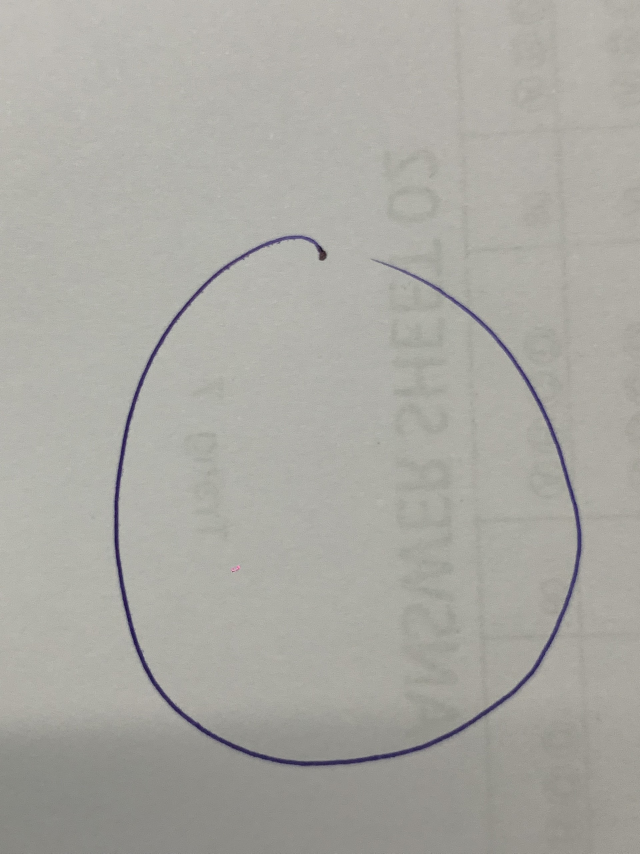
#> input picture dataset/0/21520548_1.jpg, 1920 x 2560 px (shown at 1/3 size); its folder holds 3 pictures in this run
$ jupyter execute --allow-errors ModernMNIST_Classification.ipynb   (shell and % lines are left out)
#> lines starting #> are read from the running program, lines starting #| are printed output that depends on the picture; after the words box and inside, x2 and y2 are one past the last pixel; in counts of white or black regions, pixels touching at a corner belong together
<a href="https://colab.research.google.com/github/uyenbhku/handwritten_digits/blob/main/ModernMNIST_Classification.ipynb" target="_parent"></a>

# Team Information

**Team:** NSFW

**Members:**

|No.|Member|Student ID|
|:-:|:-:|:-:|
|1|[Nguyen Trong An](https://github.com/chongan0224)|21520548|
|2|[Bui Huynh Kim Uyen](https://github.com/uyenbhku)|21521659|
|3|[Nguyen Nguyen Giap](https://github.com/Paignn)|21522025|
|4|[Nguyen Bui Thanh Mai](https://github.com/21522320)|21522320|

**Instructor:** Msc. Pham Nguyen Truong An

## Thông tin notebook:
Notebook gồm các nội dung: các kỹ thuật tiền xử lý ảnh, thí nghiệm chọn model và kết luận.

Các models được thử nghiệm là:

|Statistic-based models|Tree-based models|Distance-based model|
|:-:|:-:|:-:|
|Logistic Regression|Random Forest| SVM |
|Gaussian Naive Bayes|XGBoost| kNN |
|Multinomial Naive Bayes|Gradient Boosting||

Kết quả được tổng hợp dưới phần kết luận ở dưới cùng của notebook [tại đây](https://colab.research.google.com/drive/1F1dlC9XDQH8M5Ud4pFgZMkcDxfKlZvM3#scrollTo=Z02fs-314W3x&line=10&uniqifier=1).

Mục tiêu của bài toán này là để **tạo model có khả năng nhận diện chữ viết tay**.

## Tóm tắt các bước thực hiện:
1. Thu thập data (bước này làm bằng cơm, đánh giá bằng mắt, vui lòng đừng hỏi bằng chứng 😒) \
    1.1. Tải tất cả dataset của các nhóm từ GitHub \
    1.2. Lọc bỏ những ảnh vi phạm:
    + Số phải ở gần giữa ảnh (quá lệch trái/phải/trên/dưới không được tính)
    + Diện tích số trên ảnh khoảng 50% diện tích ảnh, gần sát viền giấy
    + Những ảnh nghi ngờ không phải ảnh nguyên bản, bị crop/resize thủ công \
2. Tiền xử lý ảnh => data \
    2.1. Khử noise (được thêm sau này) \
    2.2. Resize \
    2.3. Flatten ảnh \
    2.4. Chia làm 3 bộ train/dev/test với ratio 66:22:12 với randomly splitting
3. Thí nghiệm chọn model \
    3.1. Sử dụng Grid Search và Cross validation để tìm bộ tham số tốt nhất \
    3.2. Train với tập train và bộ tham số vừa tìm được \
    3.3. Đánh giá model theo accuracy \
3. Kết luận/Nhận xét

# Dataset information

- Dataset được thu thập và lọc ra từ ảnh của tất cả các nhóm đã nộp dataset. Các ảnh bị lọc ra là các ảnh chụp không sát viền (diện tích chiếm tầm 50% ảnh), resize ảnh còn quá bé (vì không phù hợp với các thiết bị ngày nay)
- Số lượng: 821 ảnh

# Create Model

[cell 1]
# import libraries

import os  # read files
import cv2  # image processing
import numpy as np
import matplotlib.pyplot as plt   # visualize image

# Import datasets, classifiers and performance metrics
from sklearn import datasets, svm, metrics
from sklearn.linear_model import LogisticRegression
from sklearn.model_selection import train_test_split

## Load dataset

Link Dataset: https://drive.google.com/drive/folders/1GydgJLiqibxD7LSJCbxSDZpOF8Jf3H5r?usp=drive_link

Các bước thực hiện:
1. Tải
    - Cách 1 (*đã bỏ*): **chỉ hoạt động đối với những người trong team**: tạo shortcut folder CS114 tới My Drive, mount với notebook này.
    - Cách 2: **hoạt động với tất cả mọi người**: tải file nén dataset từ google drive và unzip
2. Chuyển tới folder chứa dataset
3. Đọc dataset

### Download:

Link file zip: https://drive.google.com/file/d/13dm7T96jcj2Ku0-q_JpVT5dg0dc0MrGh/view?usp=drive_link

[cell 2]
%cd dataset/

### Read dataset

Vì mục tiêu bài toán là **nhận diện chữ viết tay**, tức là các thông tin về pattern, structures hơn là màu sắc, do đó thông tin về màu sắc là **không liên quan**. Hơn nữa việc đọc ảnh Grayscale cũng sẽ giảm được số chiều của thông tin.

Do đó, notebook này sẽ chỉ sử dụng ảnh xám.

[cell 3]
# read all directories' name
dir_names = list(np.sort(os.listdir('.')))
dir_names

[cell 4]
images = dict()
labels = dict()

[cell 5]
# read all images in the dataset
for dir_name in dir_names:
    # list all image names in a directory
    filenames = list(np.sort(os.listdir('./' + dir_name)))
    # init array
    images[dir_name] = []
    labels[dir_name] = []
    # add images
    for filename in filenames:
        # read image
        image = cv2.imread('./' + dir_name + '/' + filename, cv2.IMREAD_GRAYSCALE)
#> image: shape (2560, 1920); min 13, max 208, mean 168.6
        images[dir_name].append(image)
        labels[dir_name].append(int(dir_name))

[cell 6]
# check number of samples
for label in labels:
    print(f"{label} len = {(len(labels[label]))}")

[cell 7]
def show_img(img):
    plt.imshow(img, cmap='gray')

## Preprocess

### Resize

Vì mỗi ảnh sẽ có một ratio và size khác nhau, nên chúng ta cần resize về cùng một ratio và size. Ở đây, để đơn giản, nhóm sẽ sử dụng ratio 1:1. Về size, vì khả năng tính toán của nhóm có giới hạn, nên nếu sử dụng size quá lớn thì không đủ khả năng train, do đó nhóm sẽ resize về 12x12, 28x28 và 32x32.

Theo như đã thử cũng như tham khảo ở [đây](https://learnopencv.com/image-resizing-with-opencv/), reduce size theo phương pháp nội suy INTER_AREA giữ được nhiều thông tin hơn so với các phương pháp nội suy khác

#### Thử phương pháp nội suy

#> (a cell that did not finish here is left out)

#> (a cell that did not finish here is left out)

[cell 10]
show_img(image)

[cell 11]
img = cv2.resize(image, (12,12), interpolation= cv2.INTER_AREA)

[cell 12]
show_img(img)
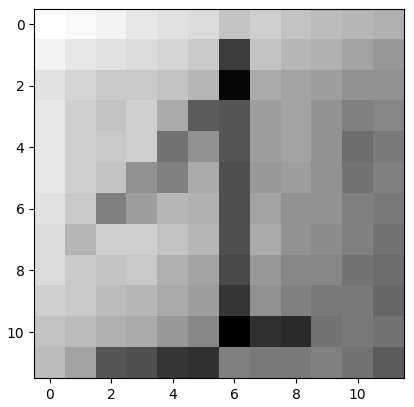
#> figure drawn by matplotlib, 1 panel

[cell 13]
img = cv2.resize(image, (12, 12), interpolation= cv2.INTER_LINEAR)

[cell 14]
show_img(img)
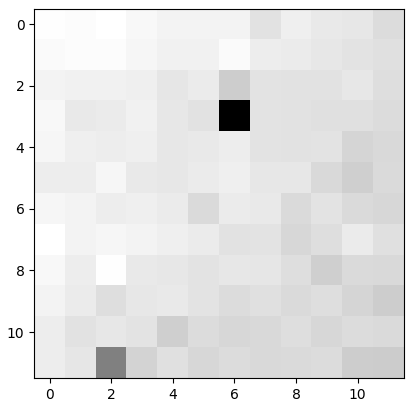
#> figure drawn by matplotlib, 1 panel

[cell 15]
img = cv2.resize(image, (12, 12), interpolation= cv2.INTER_NEAREST)

[cell 16]
show_img(img)
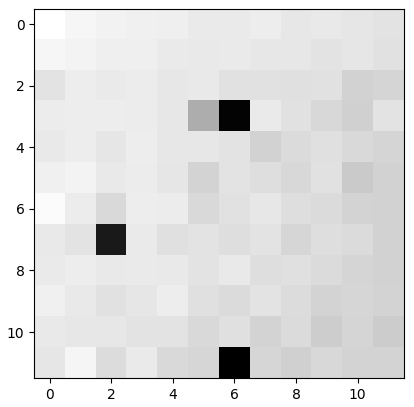
#> figure drawn by matplotlib, 1 panel

[cell 17]
img = cv2.resize(image, (12, 12), interpolation= cv2.INTER_CUBIC)

[cell 18]
show_img(img)

#### Resize function

[cell 19]
def resize(img, size):
    return cv2.resize(image, (size, size), interpolation= cv2.INTER_AREA)

### Reduce Noise by Otsu's method

[cell 20]
_, image_result = cv2.threshold(
    cv2.GaussianBlur(images['0'][0], (5, 5), 0), 0, 255, cv2.THRESH_OTSU,
)
show_img(image_result)
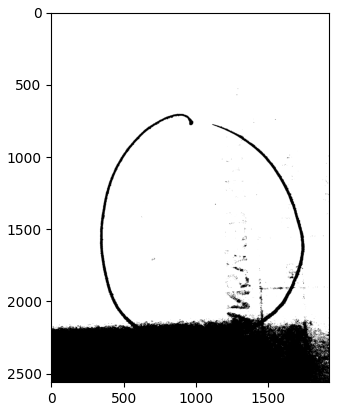
#> figure drawn by matplotlib, 1 panel

[cell 21]
def reduce_noise(img):
    _, image_result = cv2.threshold(
        cv2.GaussianBlur(img, (5, 5), 0), 0, 255, cv2.THRESH_OTSU,
        )
    return image_result

### Preprocess

[cell 22]
processed_images = dict()
for key in images.keys():
    processed_images[key] = []
    for image in images[key]:
        image = reduce_noise(image) # comment this line of code to not turn on reducing noise
        processed_images[key].append(resize(image, 32))
#> this loop made 2 passes
#> pass 1, in reduce_noise, `_, image_result = cv2.threshold( cv2.GaussianBlur(img, (5, 5), 0), 0, ..`:
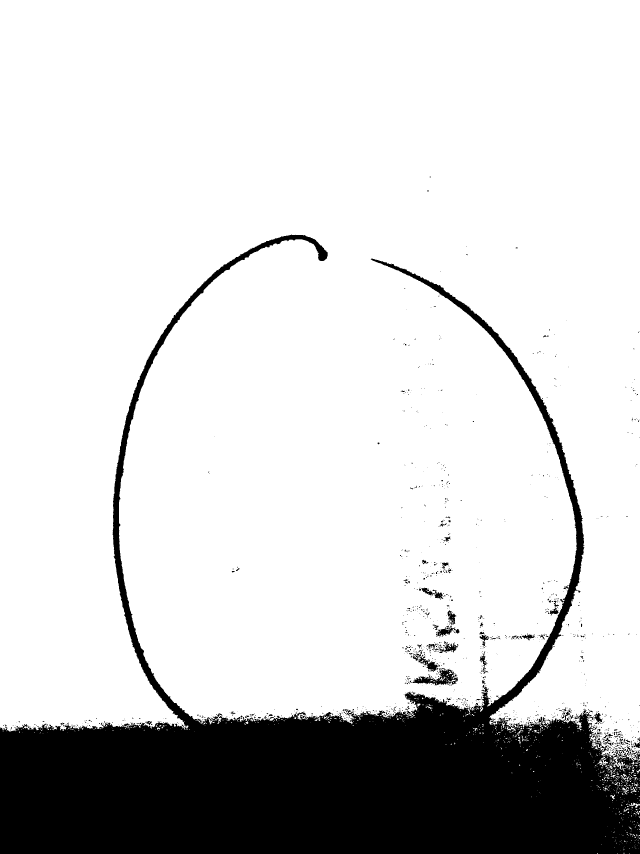
#> image_result: shape (2560, 1920) (shown at 1/3 size); 82.9% white; 1134 black regions (1002 under 20 px), largest, box (x1, y1, x2, y2) and area: (0, 704, 1920, 2560) 819705, (1237, 2008, 1374, 2056) 2726, (1255, 1967, 1315, 2016) 969
#> pass 1, in reduce_noise (call 2), `_, image_result = cv2.threshold( cv2.GaussianBlur(img, (5, 5), 0), 0, ..`:
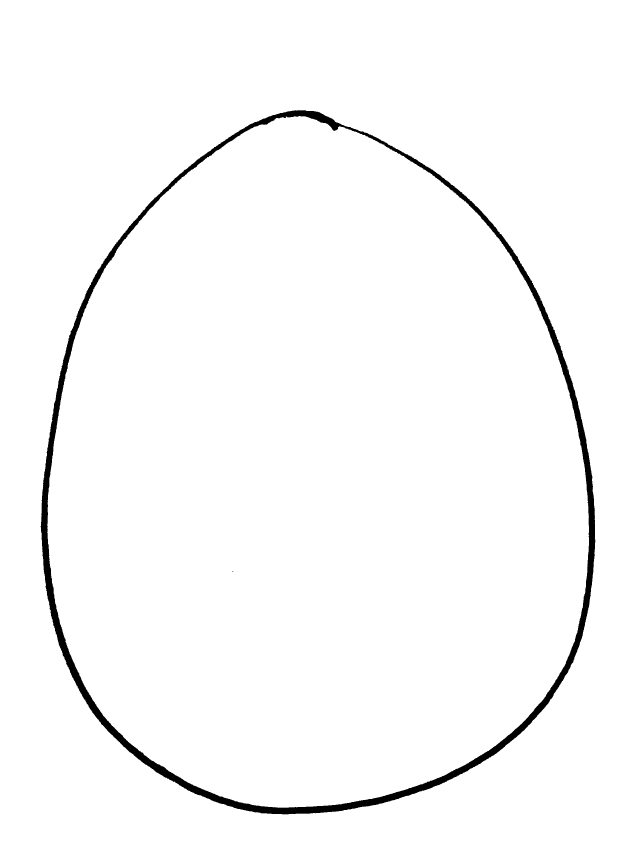
#> image_result: shape (2560, 1920) (shown at 1/3 size); 97.9% white; 2 black regions (1 under 20 px), largest, box (x1, y1, x2, y2) and area: (122, 331, 1786, 2443) 101284
#> pass 1, in reduce_noise (call 3), `_, image_result = cv2.threshold( cv2.GaussianBlur(img, (5, 5), 0), 0, ..`:
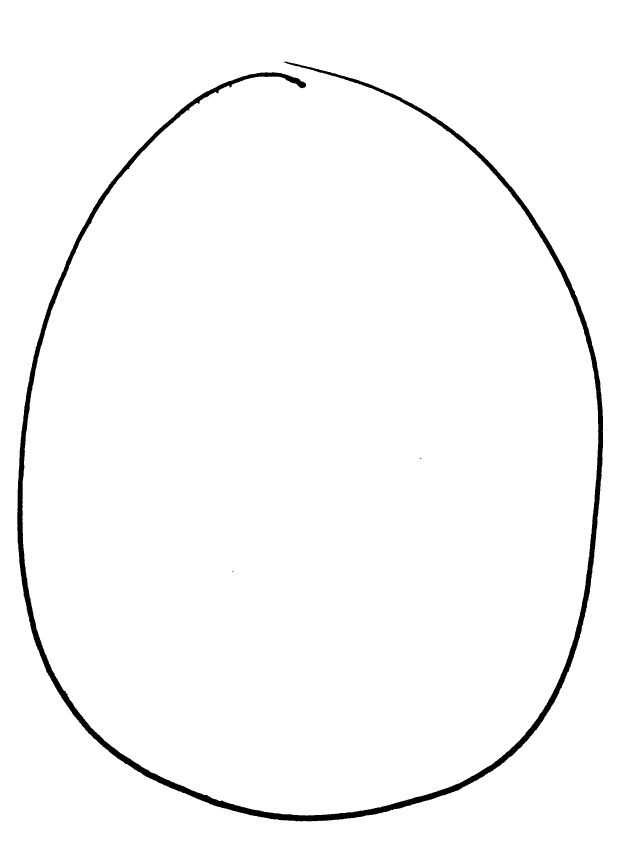
#> image_result: shape (2560, 1920) (shown at 1/3 size); 98.1% white; 3 black regions (2 under 20 px), largest, box (x1, y1, x2, y2) and area: (52, 185, 1810, 2464) 94614
#> pass 2, in reduce_noise (call 4), `_, image_result = cv2.threshold( cv2.GaussianBlur(img, (5, 5), 0), 0, ..`:
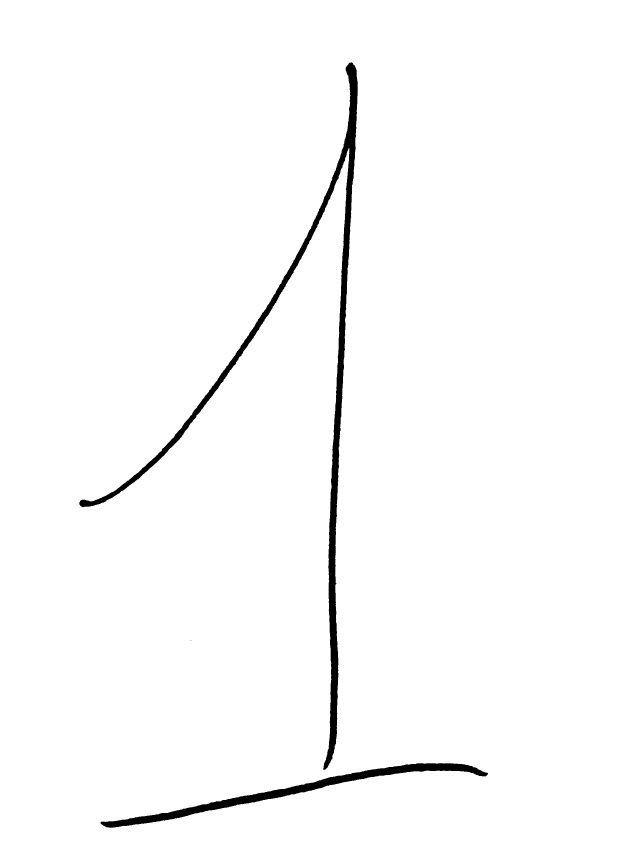
#> image_result: shape (2560, 1920) (shown at 1/3 size); 98.2% white; 3 black regions (1 under 20 px), largest, box (x1, y1, x2, y2) and area: (238, 187, 1073, 2309) 63934, (302, 2289, 1464, 2483) 25524
#> after the loop, processed_images = 2 items

### Convert to numpy

Để tính toán cho nhanh

[cell 23]
X = np.concatenate([processed_images[x] for x in processed_images])

[cell 24]
X.shape
#> Out = (4, 32, 32)

[cell 25]
y = np.concatenate([labels[x] for x in labels])

[cell 26]
y.shape

[cell 27]
# [10 lines of commented-out code are left out]

### Flatten

Không thể đem dữ liệu 2D vào model train liền được vì các model máy học truyền thống không train được dữ liệu 2D. Do đó, cần phải duỗi ảnh `nxn` sang một vector có độ dài `n^2`, với một điểm trong vector tương ứng 1 pixel.

[cell 28]
def flatten(dataset):
    return dataset.reshape((dataset.shape[0], -1))

[cell 29]
flattened_X = flatten(X)

[cell 30]
flattened_X.shape
#> Out = (4, 1024)

### Shuffle

[cell 31]
from sklearn.utils import shuffle
flattened_X, y = shuffle(flattened_X, y, random_state=7)
#> y = [0, 0, 0, 1]

### Split

Sử dụng randomly splitting, split thành 3 subsets với tỉ lệ train/dev/test: 66:22:12

[cell 32]
# Split data into 66% train and 34% dev/test subsets
X_traindev, X_test, y_traindev, y_test = train_test_split(
    flattened_X, y, test_size=0.12, shuffle=False
)
#> y_traindev = [0, 0, 0]; y_test = [1]

[cell 33]
X_train, X_dev, y_train, y_dev = train_test_split(
    X_traindev, y_traindev, test_size=0.25, shuffle=False
)
#> y_train = [0, 0]; y_dev = [0]
